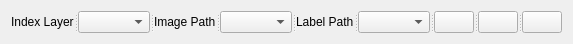
<?xml version="1.0" encoding="UTF-8"?>
<ui version="4.0">
 <class>ViewerToolbar</class>
 <widget class="QWidget" name="ViewerToolbar">
  <property name="geometry">
   <rect>
    <x>0</x>
    <y>0</y>
    <width>559</width>
    <height>44</height>
   </rect>
  </property>
  <property name="sizePolicy">
   <sizepolicy hsizetype="Preferred" vsizetype="Minimum">
    <horstretch>0</horstretch>
    <verstretch>0</verstretch>
   </sizepolicy>
  </property>
  <property name="windowTitle">
   <string>Form</string>
  </property>
  <property name="toolTip">
   <string/>
  </property>
  <layout class="QGridLayout" name="gridLayout">
   <item row="0" column="0">
    <widget class="QSplitter" name="splitter">
     <property name="sizePolicy">
      <sizepolicy hsizetype="MinimumExpanding" vsizetype="MinimumExpanding">
       <horstretch>0</horstretch>
       <verstretch>0</verstretch>
      </sizepolicy>
     </property>
     <property name="orientation">
      <enum>Qt::Horizontal</enum>
     </property>
     <widget class="QLabel" name="label">
      <property name="sizePolicy">
       <sizepolicy hsizetype="Minimum" vsizetype="Minimum">
        <horstretch>0</horstretch>
        <verstretch>0</verstretch>
       </sizepolicy>
      </property>
      <property name="text">
       <string>Index Layer</string>
      </property>
     </widget>
     <widget class="QgsMapLayerComboBox" name="mMapLayerComboBox">
      <property name="sizePolicy">
       <sizepolicy hsizetype="MinimumExpanding" vsizetype="Minimum">
        <horstretch>0</horstretch>
        <verstretch>0</verstretch>
       </sizepolicy>
      </property>
     </widget>
     <widget class="QLabel" name="label_2">
      <property name="text">
       <string>Image Path</string>
      </property>
     </widget>
     <widget class="QgsFieldComboBox" name="imageFieldComboBox">
      <property name="sizePolicy">
       <sizepolicy hsizetype="MinimumExpanding" vsizetype="Minimum">
        <horstretch>0</horstretch>
        <verstretch>0</verstretch>
       </sizepolicy>
      </property>
     </widget>
     <widget class="QLabel" name="label_3">
      <property name="sizePolicy">
       <sizepolicy hsizetype="Minimum" vsizetype="Preferred">
        <horstretch>0</horstretch>
        <verstretch>0</verstretch>
       </sizepolicy>
      </property>
      <property name="text">
       <string>Label Path</string>
      </property>
     </widget>
     <widget class="QgsFieldComboBox" name="labelFieldComboBox">
      <property name="sizePolicy">
       <sizepolicy hsizetype="MinimumExpanding" vsizetype="Minimum">
        <horstretch>0</horstretch>
        <verstretch>0</verstretch>
       </sizepolicy>
      </property>
     </widget>
     <widget class="QPushButton" name="activatePushButton">
      <property name="toolTip">
       <string>Activate/Refresh</string>
      </property>
      <property name="text">
       <string/>
      </property>
      <property name="icon">
       <iconset resource="../../resources.qrc">
        <normaloff>:/plugins/DeepLearningTools/icons/refresh.png</normaloff>:/plugins/DeepLearningTools/icons/refresh.png</iconset>
      </property>
     </widget>
     <widget class="QPushButton" name="dynamicPushButton">
      <property name="toolTip">
       <string>Activate Dynamic View</string>
      </property>
      <property name="text">
       <string/>
      </property>
      <property name="icon">
       <iconset resource="../../resources.qrc">
        <normaloff>:/plugins/DeepLearningTools/icons/dynamic.png</normaloff>:/plugins/DeepLearningTools/icons/dynamic.png</iconset>
      </property>
      <property name="checkable">
       <bool>true</bool>
      </property>
     </widget>
     <widget class="QPushButton" name="sideBySidePushButton">
      <property name="toolTip">
       <string>Activate Side By Side View</string>
      </property>
      <property name="text">
       <string/>
      </property>
      <property name="icon">
       <iconset resource="../../resources.qrc">
        <normaloff>:/plugins/DeepLearningTools/icons/dual_view.png</normaloff>:/plugins/DeepLearningTools/icons/dual_view.png</iconset>
      </property>
      <property name="checkable">
       <bool>true</bool>
      </property>
     </widget>
    </widget>
   </item>
  </layout>
 </widget>
 <customwidgets>
  <customwidget>
   <class>QgsFieldComboBox</class>
   <extends>QComboBox</extends>
   <header>qgsfieldcombobox.h</header>
  </customwidget>
  <customwidget>
   <class>QgsMapLayerComboBox</class>
   <extends>QComboBox</extends>
   <header>qgsmaplayercombobox.h</header>
  </customwidget>
 </customwidgets>
 <resources>
  <include location="../../resources.qrc"/>
 </resources>
 <connections>
  <connection>
   <sender>mMapLayerComboBox</sender>
   <signal>layerChanged(QgsMapLayer*)</signal>
   <receiver>imageFieldComboBox</receiver>
   <slot>setLayer(QgsMapLayer*)</slot>
   <hints>
    <hint type="sourcelabel">
     <x>248</x>
     <y>24</y>
    </hint>
    <hint type="destinationlabel">
     <x>472</x>
     <y>20</y>
    </hint>
   </hints>
  </connection>
  <connection>
   <sender>mMapLayerComboBox</sender>
   <signal>layerChanged(QgsMapLayer*)</signal>
   <receiver>labelFieldComboBox</receiver>
   <slot>setLayer(QgsMapLayer*)</slot>
   <hints>
    <hint type="sourcelabel">
     <x>93</x>
     <y>28</y>
    </hint>
    <hint type="destinationlabel">
     <x>737</x>
     <y>27</y>
    </hint>
   </hints>
  </connection>
 </connections>
</ui>
